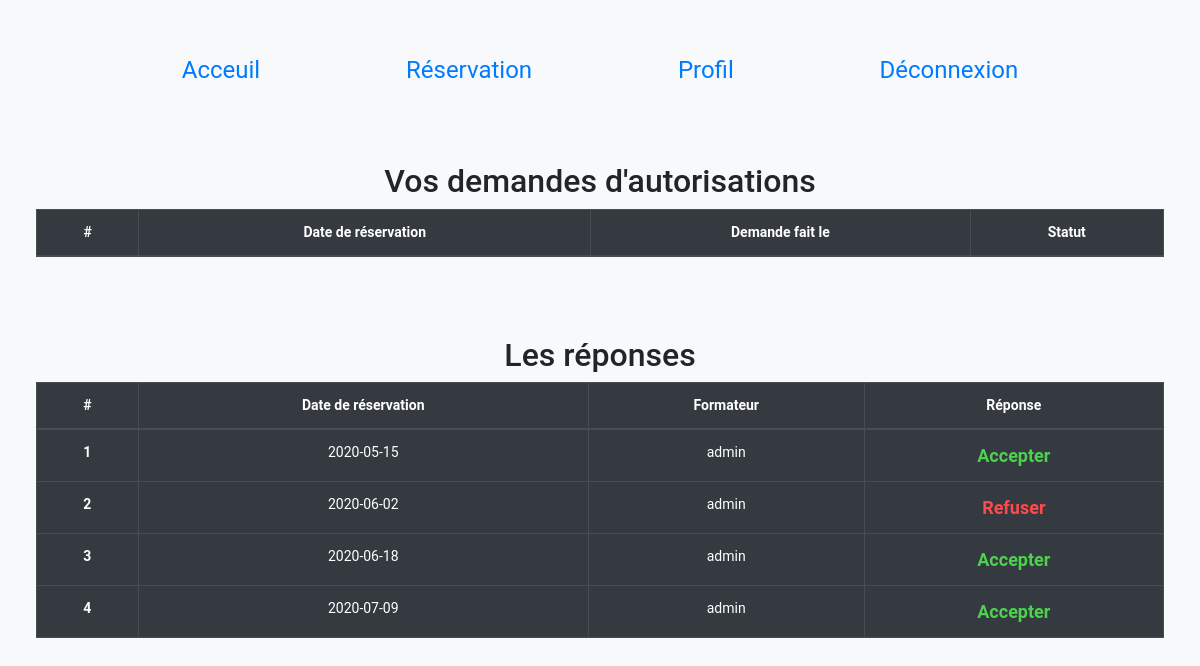
Page /profil.php (signed in) on the committed database.
### tables this page shows
CREATE TABLE `reservation` (
  `id` int(11) NOT NULL,
  `login` varchar(255) NOT NULL,
  `date_reservation` date NOT NULL,
  `admin_user` varchar(255) NOT NULL,
  `reponse` varchar(255) NOT NULL
);

### profil.php (the view, shortened to what this page needs)
<!DOCTYPE html>
<html lang="fr">
<head>
    <link rel="stylesheet" href="https://stackpath.bootstrapcdn.com/bootstrap/4.4.1/css/bootstrap.min.css"
>
    <link rel="stylesheet" href="styles/profil.css">
</head>
<body class="Info link bg-light">
<?php
include('header.php');
include('functions.php');
if(isset($_SESSION['login'])){
    ?>
    <br><br><br>
    <h2>Vos demandes d'autorisations</h2>
    <table class="table table-hover table-bordered table-dark">
    <thead>
    <tr>
    <th scope="col">#</th>
    <th scope="col">Date de réservation</th>
    <th scope="col">Demande fait le</th>
    <th scope="col">Statut</th>
    </tr>
    </thead>
    <tbody>
    <table class="table table-hover table-bordered table-dark">
        <br><br><br>
        <h2>Les réponses</h2>
    <thead>
    <tr>
    <th scope="col">#</th>
    <th scope="col">Date de réservation</th>
    <th scope="col">Formateur</th>
    <th scope="col">Réponse</th>
    </tr>
    </thead>
    <tbody>
    <?php
    $sql = ("SELECT date_reservation,admin_user FROM `reservation` WHERE login='".$_SESSION['login']."' ORDER BY date_reservation");
    $req = $DB -> query($sql);
    $i=1;
    while($res = $req -> fetch(PDO::FETCH_OBJ)){
        ?>
            <tr><th scope="row"><?php echo $i++ ?></th>
        <?php
        foreach($res as $info){
            ?><td> <?php
            echo $info;
            ?> </td>
            <?php
        }
        ?>
        <td>
            <?php
            $dateResa = $res ->date_reservation;
            $sqlVerif = ("SELECT * FROM reservation WHERE login='".$_SESSION['login']."' AND date_reservation='".$dateResa."'");
            $reqVerif = $DB -> query($sqlVerif);
            $resVerif = $reqVerif -> fetch(PDO::FETCH_OBJ);
            $reponse = $resVerif ->reponse;
            if($reponse == "yes"){
               ?> <div id="reponseYes"> Accepter</div> <?php
            }
            if($reponse =="no"){
                ?> <div id="reponseNo"> Refuser</div> <?php
            }
            ?>
        </td>
            </tr>
        <?php
    }
    }
else{
    echo header("location:connexion.php");
} ?>
</body>
</html>

### styles/profil.css (style rules this page uses)
#reponseYes { color: rgb(77, 210, 77); font-size: large; font-weight: bold; }
#reponseNo { color:rgb(255, 74, 74); font-size: large; font-weight: bold; }

### styles/reservation.css (style rules this page uses)
html { width: 100%; height: 100%; margin:0; padding:0; }
@media screen and (min-width : 960px) { body { padding: 1%; text-align: center; margin:0% 2%; } }
body { margin-bottom: 40px; margin-top: 40px; text-align: center; font-size: 14px; font-family: 'Roboto', sans-serif; background:url(http://www.digiphotohub.com/wp-content/uploads/2015/09/bigstock-Abstract-Blurred-Background-Of-92820527.jpg); }

### rows in the picture
reservation: info "2020-05-15", info "admin", reponse "Accepter"
reservation: info "2020-06-02", info "admin", reponse "Refuser"
reservation: info "2020-06-18", info "admin", reponse "Accepter"
reservation: info "2020-07-09", info "admin", reponse "Accepter"
